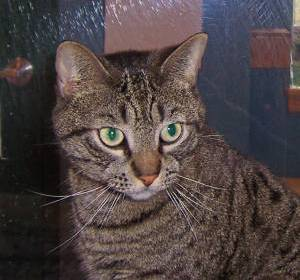
#> input picture 5-Image Transformation, Image Processing with Python, NumPy, and Matplotlib/cat.1.jpg, 300 x 280 px, found by its file name
$ jupyter execute image-transformation-image-processing-with-python.ipynb
#> lines starting #> are read from the running program, lines starting #| are printed output that depends on the picture
1. Image Translation
2. Image Rotate
3. Image Resize
4. Image Flipping
5. Image Croping

**What is OpenCV?**

OpenCV is an open-source software library for computer vision and machine learning. The OpenCV full form is Open Source Computer Vision Library. It was created to provide a shared infrastructure for applications for computer vision and to speed up the use of machine perception in consumer products. OpenCV, as a BSD-licensed software, makes it simple for companies to use and change the code. There are some predefined packages and libraries that make our life simple and OpenCV is one of them.

**What is Computer Vision?**

The term Computer Vision (CV) is used and heard very often in artificial intelligence (AI) and deep learning (DL) applications. The term essentially means giving a computer the ability to see the world as we humans do.

Computer Vision is a field of study which enables computers to replicate the human visual system. As already mentioned above, It’s a subset of artificial intelligence which collects information from digital images or videos and processes them to define the attributes. The entire process involves image acquiring, screening, analysing, identifying and extracting information. This extensive processing helps computers to understand any visual content and act on it accordingly.

Computer vision projects translate digital visual content into explicit descriptions to gather multi-dimensional data. This data is then turned into a computer-readable language to aid the decision-making process. The main objective of this branch of artificial intelligence is to teach machines to collect information from pixels.

**Import Library**

[cell 1]
import numpy as np
import cv2
import matplotlib.pyplot as plt

cv2.imread() is a function in the OpenCV library used for reading images from a file in various formats such as BMP, JPEG, PNG, TIFF, etc. It takes one mandatory argument which is the filename of the image to be read and an optional second argument which specifies the color format in which the image should be read.

[cell 2]
image_data = cv2.imread("/kaggle/input/cat-and-dog/training_set/training_set/cats/cat.1.jpg")
#> image_data is the input picture: shape (280, 300, 3); mean B, G, R 68, 68.3, 78.8

[cell 3]
def catimageShow(imageTitle, image):
#> called with imageTitle = 'Cat Image'
    if len(image.shape) == 3:
        imageVariable = cv2.cvtColor(image, cv2.COLOR_BGR2RGB)
#     if image.shape[2] == 1:
#     imageVariable = cv2.cvtColor(image, cv2.COLOR_RGB2GRAY)
    plt.figure(figsize=(4, 4))
    plt.grid(True)
    plt.imshow(imageVariable)
    plt.title(imageTitle)
    plt.show()

[cell 4]
catimageShow("Cat Image", image_data)

### Image Translation

Translation is the shifting of an image along the x- and y-axis. Using translation, we can shift an image up, down, left, or right, along with any combination of the above.

[cell 5]
translationX = 100
translationY = 150

ModifiedImage = np.float32([[1,0,translationX],
                           [0,1,translationY]])

[cell 6]
ModifiedImage

**What is an Affine Transformation?**

An affine transformation is any transformation that preserves collinearity, parallelism as well as the ratio of distances between the points (e.g. midpoint of a line remains the midpoint after transformation). It doesn’t necessarily preserve distances and angles.

Thus all the geometric transformations we discussed so far such as translation, rotation, scaling, etc are all affine transformations as all the above properties are preserved in these transformations. To understand in simple terms, one can think of the affine transformation as a composition of rotation, translation, scaling, and shear.

[cell 7]
imageShift = cv2.warpAffine(image_data,ModifiedImage,(image_data.shape[1],image_data.shape[0])) #warpAffine(src, M, dsize[, dst[, flags[, borderMode[, borderValue]]]])
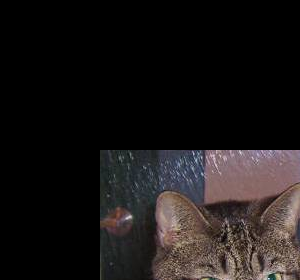
#> imageShift: shape (280, 300, 3); mean B, G, R 23.4, 23.7, 27.6

[cell 8]
catimageShow("Orginal Image",image_data)
catimageShow("Shifted Image",imageShift)

[cell 9]
def imageTranslation(image,translationX,translationY):
#> called with translationX = -10, translationY = -100
    ModifiedImage = np.float32([[1,0,translationX],
                           [0,1,translationY]])
    #OpenCV provides a function cv2. warpAffine() that applies an affine transformation to an image
    imageShift = cv2.warpAffine(image,ModifiedImage,(image.shape[1],image.shape[0])) #warpAffine(src, M, dsize[, dst[, flags[, borderMode[, borderValue]]]])
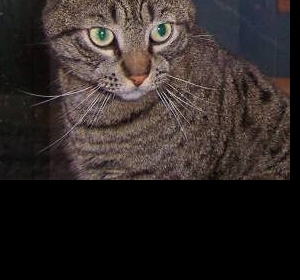
#> imageShift: shape (280, 300, 3); mean B, G, R 38.4, 40.5, 47.7
    catimageShow("Orginal Image",image)
    catimageShow("Shifted Image",imageShift)

[cell 10]
imageTranslation(image_data,-10,-100)

## Image Rotate

Similar to translation, and perhaps unsurprisingly, rotation by an angle \theta can be defined by constructing a matrix, M, in the form:

M = \begin{bmatrix}\cos \theta & -\sin \theta \\ \sin \theta & \cos\theta\end{bmatrix}
Given an (x, y)-Cartesian plane, this matrix can be used to rotate a vector \theta degrees (counterclockwise) about the origin. In this case, the origin is normally the center of the image; however, in practice, we can define any arbitrary (x, y)-coordinate as our rotation center.

From the original image, I, the rotated image, R, is then obtained by simple matrix multiplication: R = I \times M

However, OpenCV also provides the ability to (1) scale (i.e., resize) an image and (2) provide an arbitrary rotation center around which to perform the rotation.

Our modified rotation matrix, M, is thus:

M = \begin{bmatrix}\alpha & \beta & (1 - \alpha) \times c_{x} - \beta \times c_{y} \\-\beta & \alpha & \beta \times c_{x} + (1 - \alpha) \times c_{y}\end{bmatrix}

where \alpha = \text{scale} \times \cos \theta and \beta = \text{scale} \times \sin \theta and c_{x} and c_{y} are the respective (x, y)-coordinates around which the rotation is performed.

[cell 11]
imageCenter = (image_data.shape[1]//2,image_data.shape[0]//2)
#> imageCenter = (150, 140)
imageRotate = cv2.getRotationMatrix2D(imageCenter,45,1) #getRotationMatrix2D(center, angle, scale) -> retval
finalRotate = cv2.warpAffine(image_data,imageRotate,(image_data.shape[1],image_data.shape[0])) #warpAffine(src, M, dsize[, dst[, flags[, borderMode[, borderValue]]]])
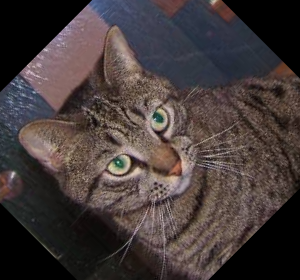
#> finalRotate: shape (280, 300, 3); mean B, G, R 58.5, 59.2, 69

catimageShow("Orginal Image",image_data)
catimageShow("Shifted Image",finalRotate)

[cell 12]
def imageRotation(image,angle,scale):
#> called with angle = 45, scale = 1
    imageCenter = (image.shape[1]//2,image.shape[0]//2)
#> imageCenter = (150, 140)
    imageRotate = cv2.getRotationMatrix2D(imageCenter,angle,1) #getRotationMatrix2D(center, angle, scale) -> retval
    finalRotate = cv2.warpAffine(image,imageRotate,(image.shape[1],image.shape[0])) #warpAffine(src, M, dsize[, dst[, flags[, borderMode[, borderValue]]]])
    catimageShow("Orginal Image",image)
    catimageShow("Shifted Image",finalRotate)

[cell 13]
imageRotation(image_data,45,1)

[cell 14]
imageRotation(image_data,90,1)
#> call 2 of imageRotation, with angle = 90, scale = 1
#> in imageRotation (call 2), `finalRotate = cv2.warpAffine(image,imageRotate,(image.shape[1],image.s..`:
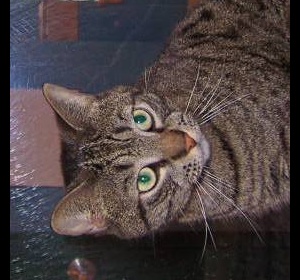
#> finalRotate: shape (280, 300, 3); mean B, G, R 64.6, 64.8, 75

### Image Resize

Resizing an image means changing the dimensions of it, be it width alone, height alone or changing both of them. Also, the aspect ratio of the original image could be preserved in the resized image. To resize an image, OpenCV provides cv2.resize() function.

[cell 15]
image_data.shape
#> Out = (280, 300, 3)

[cell 16]
def imageResize(image_data,imageSize):
#> called with imageSize = 120
    imageResize = cv2.resize(image_data,(imageSize,imageSize),interpolation = cv2.INTER_AREA) #resize(src, dsize[, dst[, fx[, fy[, interpolation]]]])
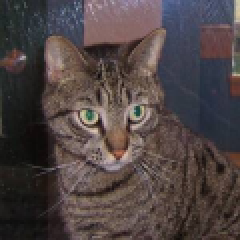
#> imageResize: shape (120, 120, 3) (shown 2 times larger); mean B, G, R 68, 68.3, 78.8

    print("Before Resize Image Shape is : {}".format(image_data.shape))
#| Before Resize Image Shape is : (280, 300, 3)
    catimageShow("Cat Image", image_data)

    print("After Resize Image Shape is : {}".format(imageResize.shape))
#| After Resize Image Shape is : (120, 120, 3)
    catimageShow("Resize Image",imageResize)

[cell 17]
imageResize(image_data,120)

### Image Flipping

OpenCV-Python is a library of programming functions mainly aimed at real-time computer vision. cv2.flip() method is used to flip a 2D array. The function cv::flip flips a 2D array around vertical, horizontal, or both axes.

[cell 18]
def imageFlipping(image_data):
    imageFlipping = cv2.flip(image_data, 0) #flip(src, flipCode[, dst])
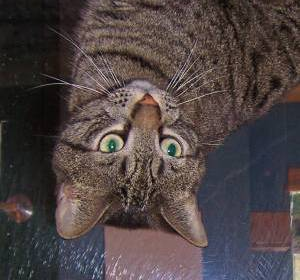
#> imageFlipping: shape (280, 300, 3); mean B, G, R 68, 68.3, 78.8

    print("Before Flipping Image")
    catimageShow("Cat Image", image_data)

    print("After Flipping Image")
    catimageShow("Flipping Image",imageFlipping)

[cell 19]
imageFlipping(image_data)

### Image Croping

There is no specific function for cropping using OpenCV, NumPy array slicing is what does the job. Every image that is read in, gets stored in a 2D array (for each color channel). Simply specify the height and width (in pixels) of the area to be cropped. And it’s done!

[cell 20]
def imageCropping(image_data):
    imageCropping = image_data[100:200, 100:200]
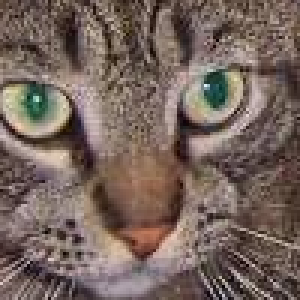
#> imageCropping: shape (100, 100, 3) (shown 3 times larger); mean B, G, R 93.4, 101.2, 118.4

    print("Before Image Crop")
    catimageShow("Cat Image", image_data)

    print("After Image Crop")
    catimageShow("Cropping Image",imageCropping)
